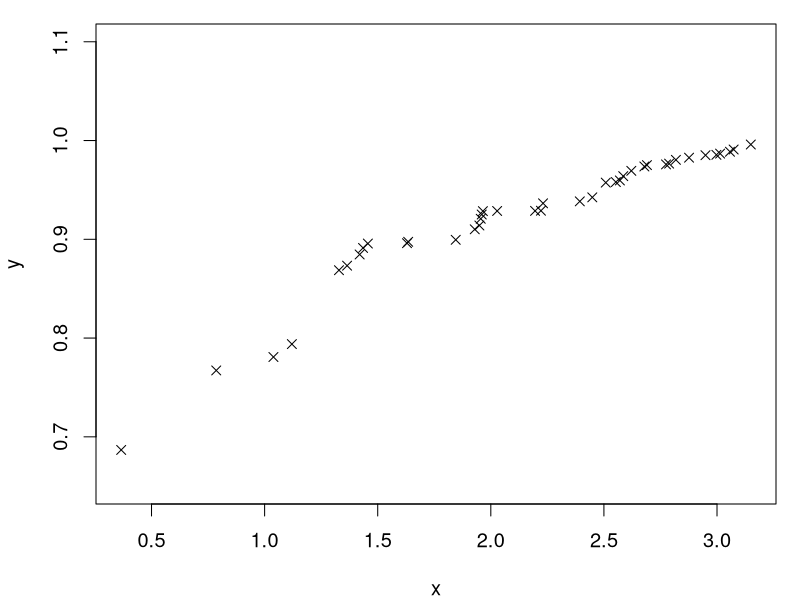
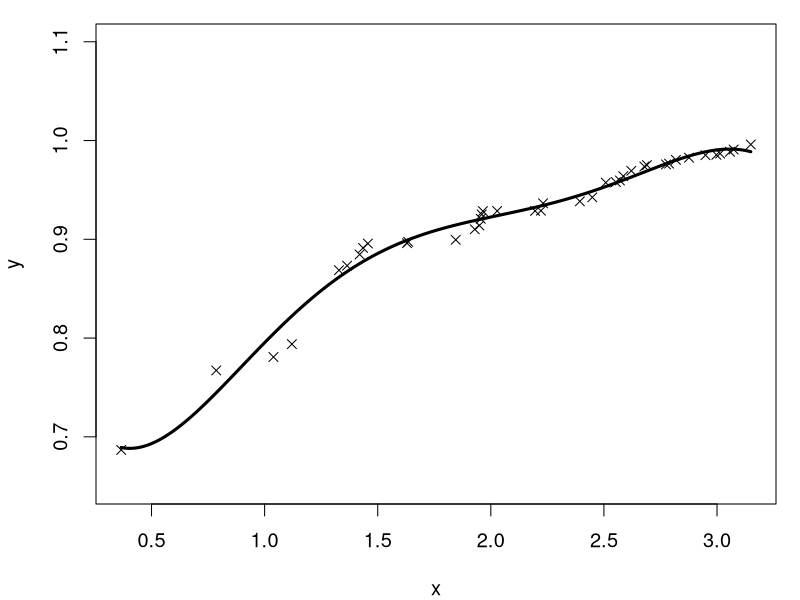
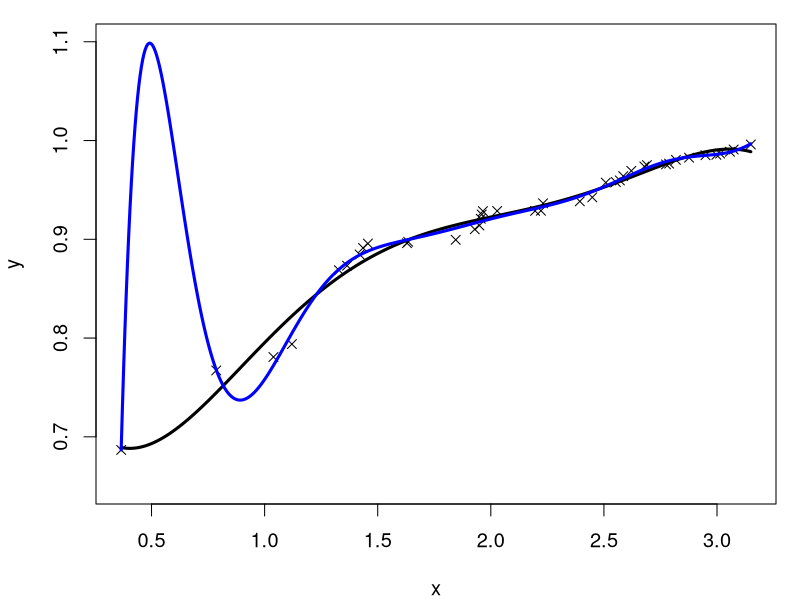
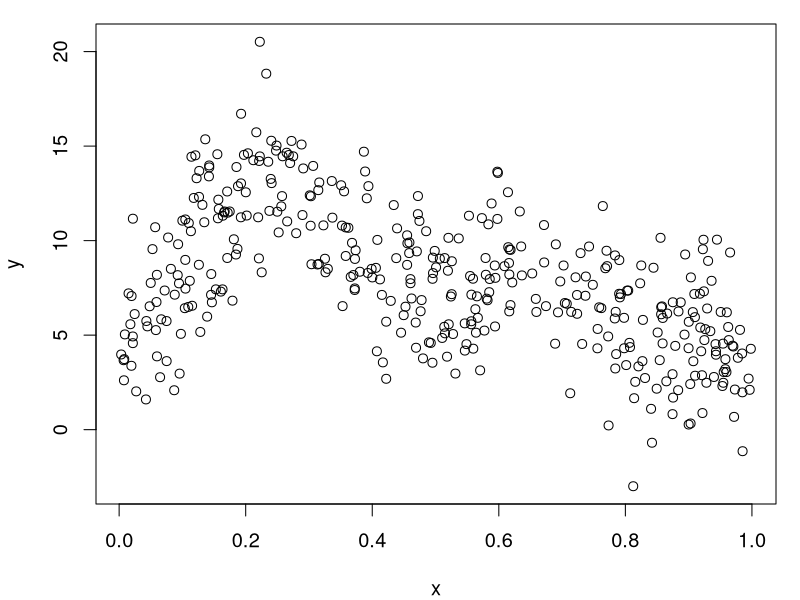
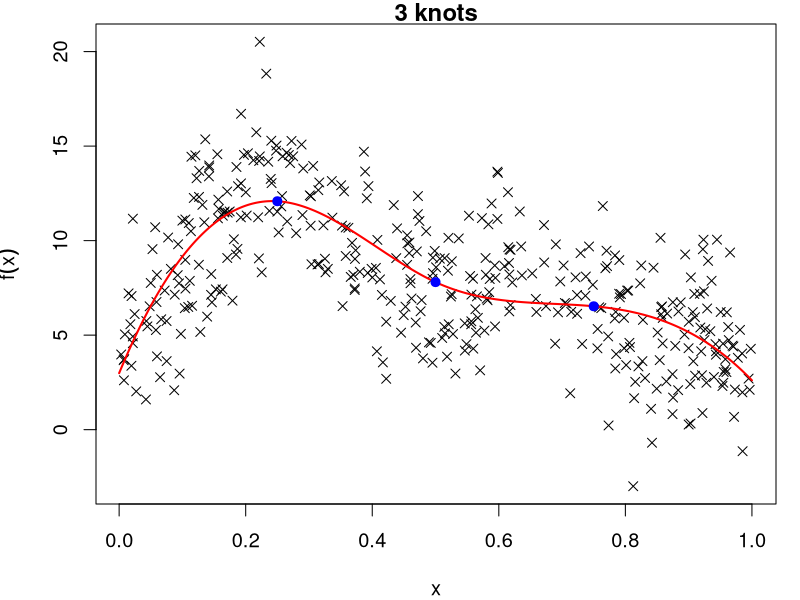
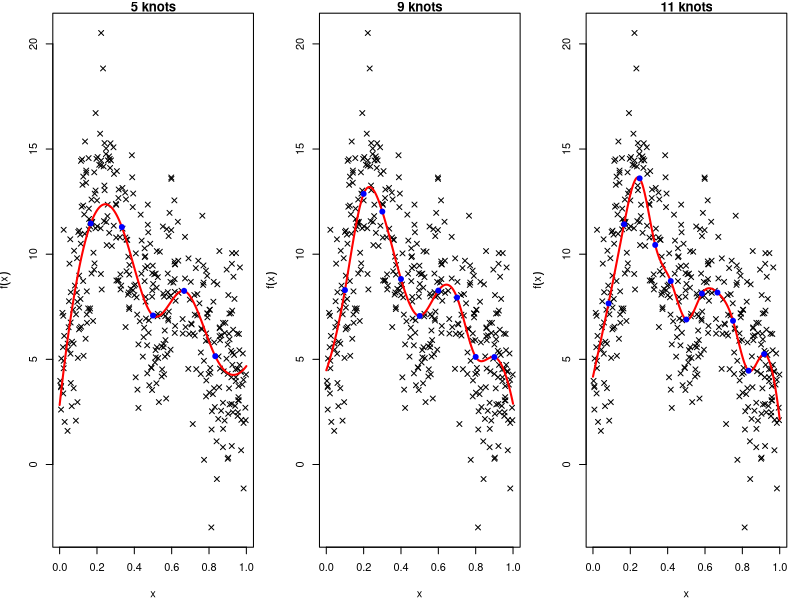

Recreate these plots in R, in order.
## ---- chunk 1
knitr::opts_chunk$set(echo = TRUE, comment=NA, collapse=T, autodep=T, 
                      fig.align='center',
                      dev.args=list(pointsize=9), size ='tiny',
                      fig.width=4, fig.height=2.5,
                      message=F, warning=F, autodep=T)
## ---- chunk 2
# Loading required packages into the library
library(mgcv)
## ---- chunk 3
# We will simulate data to illustrate this so we use set.seed to ensure simulated data are same every time
set.seed(1)

# Simulate an Uniform x on [0,1] and sort the values in ascending order (to create a "relationship").
# (Don't worry about the details of simulating this data, it's just for illustration purposes)
x <- sort(runif(40)*10)^0.5

# Simulate an Uniform x on [0,1] and sort the values in ascending order
y <- sort(runif(40))^0.1

# Plot the data
par(mar = c(4, 4, 1, 1),cex=1.2)
plot(x,y,pch=4,ylim=c(0.65,1.1))
## ---- chunk 4
# Fit an order 5 polynomial using Normal GLM
model <- glm(y ~ poly(x,5),
             family = gaussian(link = 'identity'))

# Create a sequence of x values for which to predict from the fitted model
xp <- seq(min(x),max(x),len=500)

# predict from model (this is the mean of our model)
preds <- predict(model,newdata=data.frame(x=xp))

# Add the predictions to the plot
plot(x,y,pch=4,ylim=c(0.65,1.1))
lines(xp,preds,lwd=3)
## ---- chunk 5
# Fit the model with polynomial order up to 10
model2 <- glm(y ~ poly(x,10),
              family = gaussian(link = 'identity'))

# predict from it
preds2 <- predict(model2,newdata=data.frame(x=xp))

# and plot the predicted line
plot(x,y,pch=4,ylim=c(0.65,1.1))
lines(xp,preds,lwd=3)
lines(xp,preds2,col="blue",lwd=3)
## ---- chunk 6
# Simulate some data:
set.seed(2) 
dat <- gamSim(1,n=400,dist="normal",scale=2)

# The covariate x:
x <- dat$x2 

# The response y:
y <- dat$y

# Write two functions, to compute cubic splines as in lecture notes, and create the associated model matrix. 
# I will not expect you to understand what this are doing and I only use them here for illustration. We will 
# be using the function gam() to actually fit models.
rk <- function(x,z){ 
	abs((x-z)^3) 
}
spl.X <- function(x,xk){
	q <- length(xk)+2
	n <- length(x)
	X <- matrix(1,n,q)
	X[,2] <- x
	X[,3:q] <- outer(x,xk,FUN=rk)
	X
}

# Plot x against y
plot(x, y)
## ---- chunk 7
# Additive model with a cubic spline with 3 knots placed at 0.25, 0.5, 0.75
xk <- c(0.25,0.5,0.75)

# Model matrix
X <- spl.X(dat$x2,xk) # Calculate the model matrix

# Fit the model
model <- glm(y~X-1,data=dat,family=gaussian) # Fit the model (basically a linear model)

# Summarise the model
summary(model)

# Now estimate the mean of the model at a fine grid between 0 and 1
xp <- seq(0,1,length=500)

# Predicted mean
mu_hat <- spl.X(xp,xk)%*%coef(model) ## This is X'beta

# Predict the mean of the model
plot(dat$x2,dat$y,pch=4,lwd=1,main="3 knots",xlab="x",ylab=expression(f(x)))
lines(xp,mu_hat,col="red",lwd=2)
points(xk,spl.X(xk,xk)%*%coef(model),col="blue",pch=19) # indicate where the knots are
## ---- chunk 8
# Now estimate the mean of the model at a fine grid between 0 and 1
par(mfrow=c(1,3))
# Increase the number of knots to 5
xk <- 1*((1:5)/6) ## 5 knots
X <- spl.X(dat$x2,xk) # model matrix
model <- glm(y~X-1,data=dat,family=gaussian)
mu_hat <- spl.X(xp,xk)%*%coef(model) ## This is X'beta
plot(dat$x2,dat$y,pch=4,lwd=1,main="5 knots",xlab="x",ylab=expression(f(x)))
lines(xp,mu_hat,col="red",lwd=2)
points(xk,spl.X(xk,xk)%*%coef(model),col="blue",pch=19)
# Increase the number of knots to 9
xk <- 1*((1:9)/10) ## 9 knots
X <- spl.X(dat$x2,xk)
model <- lm(y~X-1,data=dat)
mu_hat <- spl.X(xp,xk)%*%coef(model) ## This is X'beta
plot(dat$x2,dat$y,pch=4,lwd=1,main="9 knots",xlab="x",ylab=expression(f(x)))
lines(xp,mu_hat,col="red",lwd=2)
points(xk,spl.X(xk,xk)%*%coef(model),col="blue",pch=19)
xk <- 1*((1:11)/12) ## 11 knots
X <- spl.X(dat$x2,xk)
model <- lm(y~X-1,data=dat)
mu_hat <- spl.X(xp,xk)%*%coef(model) ## This is X'beta
plot(dat$x2,dat$y,pch=4,lwd=1,main="11 knots",xlab="x",ylab=expression(f(x)))
lines(xp,mu_hat,col="red",lwd=2)
points(xk,spl.X(xk,xk)%*%coef(model),col="blue",pch=19)
